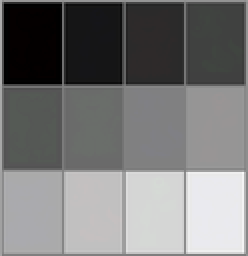
%> input picture mystery.png, 124 x 128 px, shrunk from 424 x 438 before the run (shown 2 times larger)
$ octave --eval "ThirdQuestion;"   (GNU Octave 9; MATLAB toolbox functions it lacks are replaced by stand-ins)
%> lines starting %> are read from the running program, lines starting %| are printed output that depends on the picture
% Question 3
function ThirdQuestion()
  Image3 = imread("mystery.png");
%> Image3 is the input picture: size 128x124x3 uint8; mean R, G, B 119, 119, 119
  orgnlImage = rgb2gray(Image3);
  %%% Outputs
  linScaled = uint8(linScaling(orgnlImage));
  HistEqualized = uint8(histEqualization(orgnlImage));
  % '20' as a block size gave best results, that helped to catch hidden images
  blockSize = 20;
  [lin_scaled_img, ~] = updateHistInBlocks(orgnlImage, blockSize);

  subplot(2,2,1)
  imshow(orgnlImage);
  title('Original Image');

  subplot(2,2,2);
  imshow(linScaled);
  title('Linearly Scaled');

  subplot(2,2,3);
  imshow(HistEqualized);
  title('Histogram Equalized');

  subplot(2,2,4);
  imshow(uint8(lin_scaled_img));
  title("Blockwise Linearly Equalized");

  % Part-1 Linear Scaling

  function im_scaled = linScaling(Im)
    % Function  for computing linear scaling
    img = double(Im);
    [x, y] = size(img);
%> x = 128; y = 124
    im_scaled = zeros(x, y);
    mn = min(min(img));
%> mn = 0
    mx = max(max(img));
%> mx = 249
    for i = 1: x
        for k = 1: y
            % use the histogram formula
            im_scaled(i, k) = (img(i, k) - mn)*255/(mx - mn);
        end
    end
  end

  % Part-2 Histogram Equalisation

  % 2.1 Image Histogram
  function histogr = calcHist(im)
    % To calculate histogram of an image
    imag = double(im);
    [h, k] = size(imag);
%> h = 128; k = 124
    % Create a frequency array of size 256
    histogr = 1:256;
    count = 0;
    % Iterate every possible intensity value and count them
    for i = 1 : 256
        for jj = 1 : h
            for kk = 1 : k
                % if image pixel value at location (jj, kk) is i-1
                % then increment count
                if imag(jj, kk) == i-1
                        count = count + 1;
                end
            end
        end
        % update i'th position of frequency array with count
        histogr(i) = count;
        % reset count
        count = 0;
    end
%> after the loop, histogr = 256 values, max 1091 at index 129, min 0 at index 4, mean 62
%> in histEqualization, `histo = calcHist(img);`: histo has the same summary as histogr in calcHist

  end

  % 2.2 Cumulative Density Function

  function C = imageCDF(Histo)
    % Function to calculate CDF of an image
    C = zeros(1,256);
    for n = 1:256
        % Accomulate values from the first value to the current index value
        C(n) = sum(Histo(1:n));
    end
%> after the loop, C = 256 values from 203 to 15872
  end

  % 2.3 Applying Histogram Equalisation

  function im_equalized = histEqualization(im)
      % Function to enhance contrast
      % by applying histogram and CDF functions
      img = double(im);
      [x,y] = size(im);
      im_equalized = zeros(x,y);
      histo = calcHist(img);
      C = imageCDF(histo);
%> C = 256 values from 203 to 15872
      Cx = C(C~=0);
%> Cx = 256 values from 203 to 15872
      CDFmnm = min(Cx);
%> CDFmnm = 203
      N = size(img,1)*size(img,2);
%> N = 15872
      W = 255/(N-CDFmnm);
%> W = 0.0163
      for n = 1:x
          for m = 1:y
              % Make use of transfer function
              im_equalized(n,m) = W*(C(img(n,m) + 1) - CDFmnm);
           end
      end
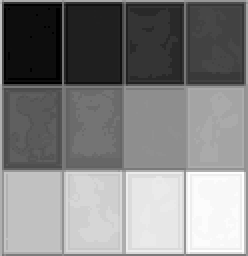
%> im_equalized: size 128x124 double (shown 2 times larger); min 0, max 255, mean 129.7
  end

  % 3 Block-wise Contrast Enhancement

  function [lin_scaled_im, hist_eq_im]  = updateHistInBlocks(im, blocksize)
%> called with blocksize = 20
      % Apply Linear scaling and Histogram equalization block-by-block
      img = double(im);
      [x,y] = size(im);
      blocksRow = 1:blocksize:size(im,1);
%> blocksRow = [1 21 41 61 81 101 121]
      blocksColumn = 1:blocksize:size(im,2);
%> blocksColumn = [1 21 41 61 81 101 121]
      lin_scaled_im = zeros(x,y,3);
      hist_eq_im = zeros(x,y);
      for n = 1:size(blocksRow,2)-1
          for m = 1:size(blocksColumn,2)-1
              v1 = blocksRow(n):blocksRow(n+1)-1;
              v2 = blocksColumn(m):blocksColumn(m+1)-1;
              blockIm = img(v1,v2);
              % Required inputs for Linear Enhancement
              mn = min(min(blockIm));
              mx = max(max(blockIm));
              % Inputs for Histogram equalization
              histo = calcHist(blockIm);
              C = imageCDF(histo);
              Cx = C(C~=0);
              CDFmnm = min(Cx);
              N = size(img,1)*size(img,2);
              W = 255/(N-CDFmnm);
              for i = v1
                  for k = v2
                      % Use enhancement functions on the current block
                      lin_scaled_im(i,k,2) = (img(i,k) - mn)*255/(mx - mn);
                      hist_eq_im(i,k) = W*(C(img(n,m) + 1) - CDFmnm);
                  end
              end
          end
      end

    end

end
%> (the run ends here)
